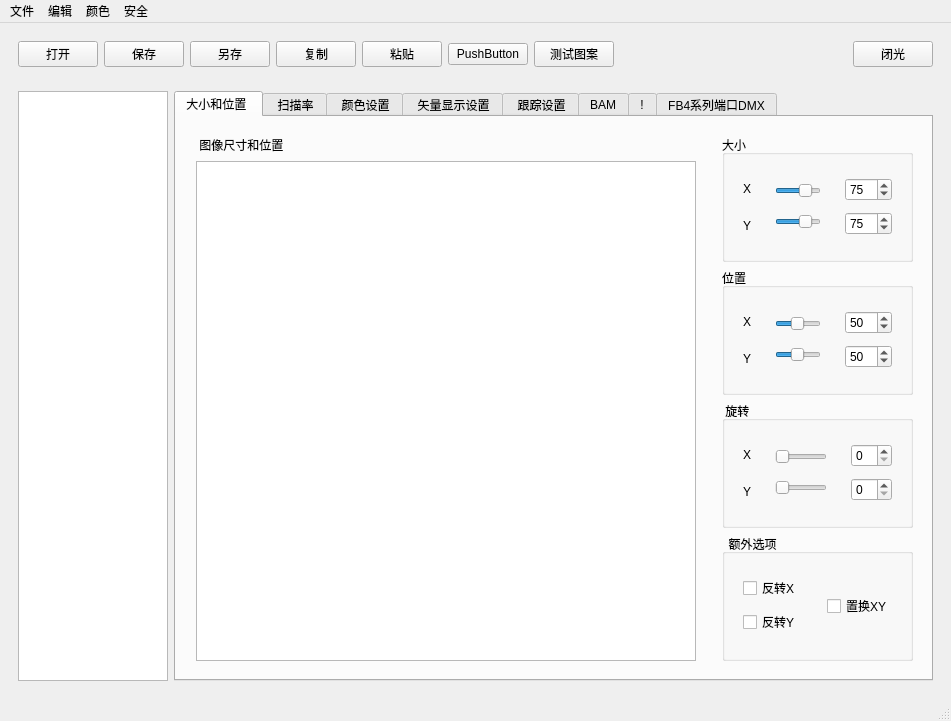
<?xml version="1.0" encoding="UTF-8"?>
<ui version="4.0">
 <class>laser_setting</class>
 <widget class="QMainWindow" name="laser_setting">
  <property name="geometry">
   <rect>
    <x>0</x>
    <y>0</y>
    <width>951</width>
    <height>705</height>
   </rect>
  </property>
  <property name="windowTitle">
   <string>MainWindow</string>
  </property>
  <widget class="QWidget" name="centralwidget">
   <layout class="QVBoxLayout" name="verticalLayout">
    <item>
     <widget class="QWidget" name="widget" native="true">
      <layout class="QHBoxLayout" name="horizontalLayout">
       <item>
        <widget class="QPushButton" name="OpenConfigButton">
         <property name="text">
          <string>打开</string>
         </property>
        </widget>
       </item>
       <item>
        <widget class="QPushButton" name="saveConfigButton">
         <property name="text">
          <string>保存</string>
         </property>
        </widget>
       </item>
       <item>
        <widget class="QPushButton" name="saveAsConfigButton">
         <property name="text">
          <string>另存</string>
         </property>
        </widget>
       </item>
       <item>
        <widget class="QPushButton" name="pushButton_4">
         <property name="text">
          <string>复制</string>
         </property>
        </widget>
       </item>
       <item>
        <widget class="QPushButton" name="pushButton_5">
         <property name="text">
          <string>粘贴</string>
         </property>
        </widget>
       </item>
       <item>
        <widget class="QPushButton" name="pushButton_6">
         <property name="text">
          <string>PushButton</string>
         </property>
        </widget>
       </item>
       <item>
        <widget class="QPushButton" name="pushButton_7">
         <property name="text">
          <string>测试图案</string>
         </property>
        </widget>
       </item>
       <item>
        <spacer name="horizontalSpacer">
         <property name="orientation">
          <enum>Qt::Horizontal</enum>
         </property>
         <property name="sizeHint" stdset="0">
          <size>
           <width>40</width>
           <height>20</height>
          </size>
         </property>
        </spacer>
       </item>
       <item>
        <widget class="QPushButton" name="pushButton_8">
         <property name="text">
          <string>闭光</string>
         </property>
        </widget>
       </item>
      </layout>
     </widget>
    </item>
    <item>
     <widget class="QWidget" name="widget_2" native="true">
      <layout class="QHBoxLayout" name="horizontalLayout_2">
       <item>
        <widget class="QTableView" name="tableView">
         <property name="minimumSize">
          <size>
           <width>150</width>
           <height>0</height>
          </size>
         </property>
         <property name="maximumSize">
          <size>
           <width>150</width>
           <height>16777215</height>
          </size>
         </property>
        </widget>
       </item>
       <item>
        <widget class="QTabWidget" name="tabWidget">
         <property name="currentIndex">
          <number>0</number>
         </property>
         <widget class="QWidget" name="tab">
          <attribute name="title">
           <string>大小和位置 </string>
          </attribute>
          <layout class="QHBoxLayout" name="horizontalLayout_3">
           <item>
            <spacer name="horizontalSpacer_2">
             <property name="orientation">
              <enum>Qt::Horizontal</enum>
             </property>
             <property name="sizeHint" stdset="0">
              <size>
               <width>40</width>
               <height>20</height>
              </size>
             </property>
            </spacer>
           </item>
           <item>
            <widget class="QWidget" name="view_widget" native="true">
             <property name="sizePolicy">
              <sizepolicy hsizetype="Expanding" vsizetype="Expanding">
               <horstretch>0</horstretch>
               <verstretch>0</verstretch>
              </sizepolicy>
             </property>
             <property name="minimumSize">
              <size>
               <width>0</width>
               <height>0</height>
              </size>
             </property>
             <layout class="QVBoxLayout" name="verticalLayout_13">
              <item>
               <widget class="QLabel" name="label_7">
                <property name="maximumSize">
                 <size>
                  <width>16777215</width>
                  <height>20</height>
                 </size>
                </property>
                <property name="text">
                 <string> 图像尺寸和位置</string>
                </property>
               </widget>
              </item>
              <item>
               <widget class="MyGraphicsView" name="view_size">
                <property name="sizePolicy">
                 <sizepolicy hsizetype="Fixed" vsizetype="Fixed">
                  <horstretch>0</horstretch>
                  <verstretch>0</verstretch>
                 </sizepolicy>
                </property>
                <property name="minimumSize">
                 <size>
                  <width>500</width>
                  <height>500</height>
                 </size>
                </property>
                <property name="maximumSize">
                 <size>
                  <width>500</width>
                  <height>500</height>
                 </size>
                </property>
               </widget>
              </item>
             </layout>
            </widget>
           </item>
           <item>
            <spacer name="horizontalSpacer_3">
             <property name="orientation">
              <enum>Qt::Horizontal</enum>
             </property>
             <property name="sizeHint" stdset="0">
              <size>
               <width>40</width>
               <height>20</height>
              </size>
             </property>
            </spacer>
           </item>
           <item>
            <widget class="QWidget" name="widget_3" native="true">
             <property name="maximumSize">
              <size>
               <width>250</width>
               <height>16777215</height>
              </size>
             </property>
             <layout class="QVBoxLayout" name="verticalLayout_2">
              <item>
               <widget class="QGroupBox" name="groupBox">
                <property name="title">
                 <string>大小</string>
                </property>
                <layout class="QHBoxLayout" name="horizontalLayout_4">
                 <item>
                  <widget class="QWidget" name="widget_6" native="true">
                   <layout class="QVBoxLayout" name="verticalLayout_5">
                    <item>
                     <widget class="QLabel" name="label">
                      <property name="text">
                       <string>X</string>
                      </property>
                     </widget>
                    </item>
                    <item>
                     <widget class="QLabel" name="label_2">
                      <property name="text">
                       <string>Y</string>
                      </property>
                     </widget>
                    </item>
                   </layout>
                  </widget>
                 </item>
                 <item>
                  <widget class="QWidget" name="widget_4" native="true">
                   <layout class="QVBoxLayout" name="verticalLayout_3">
                    <item>
                     <widget class="QSlider" name="xsize_Slider">
                      <property name="minimum">
                       <number>1</number>
                      </property>
                      <property name="maximum">
                       <number>100</number>
                      </property>
                      <property name="sliderPosition">
                       <number>75</number>
                      </property>
                      <property name="orientation">
                       <enum>Qt::Horizontal</enum>
                      </property>
                     </widget>
                    </item>
                    <item>
                     <widget class="QSlider" name="ysize_Slider">
                      <property name="minimum">
                       <number>1</number>
                      </property>
                      <property name="maximum">
                       <number>100</number>
                      </property>
                      <property name="sliderPosition">
                       <number>75</number>
                      </property>
                      <property name="orientation">
                       <enum>Qt::Horizontal</enum>
                      </property>
                     </widget>
                    </item>
                   </layout>
                  </widget>
                 </item>
                 <item>
                  <widget class="QWidget" name="widget_5" native="true">
                   <layout class="QVBoxLayout" name="verticalLayout_4">
                    <item>
                     <widget class="QSpinBox" name="xspinBox">
                      <property name="minimum">
                       <number>1</number>
                      </property>
                      <property name="maximum">
                       <number>100</number>
                      </property>
                      <property name="value">
                       <number>75</number>
                      </property>
                     </widget>
                    </item>
                    <item>
                     <widget class="QSpinBox" name="yspinBox">
                      <property name="minimum">
                       <number>1</number>
                      </property>
                      <property name="maximum">
                       <number>100</number>
                      </property>
                      <property name="value">
                       <number>75</number>
                      </property>
                     </widget>
                    </item>
                   </layout>
                  </widget>
                 </item>
                </layout>
               </widget>
              </item>
              <item>
               <widget class="QGroupBox" name="groupBox_3">
                <property name="title">
                 <string>位置</string>
                </property>
                <layout class="QHBoxLayout" name="horizontalLayout_5">
                 <item>
                  <widget class="QWidget" name="widget_7" native="true">
                   <layout class="QVBoxLayout" name="verticalLayout_6">
                    <item>
                     <widget class="QLabel" name="label_3">
                      <property name="text">
                       <string>X</string>
                      </property>
                     </widget>
                    </item>
                    <item>
                     <widget class="QLabel" name="label_4">
                      <property name="text">
                       <string>Y</string>
                      </property>
                     </widget>
                    </item>
                   </layout>
                  </widget>
                 </item>
                 <item>
                  <widget class="QWidget" name="widget_8" native="true">
                   <layout class="QVBoxLayout" name="verticalLayout_7">
                    <item>
                     <widget class="QSlider" name="xposition_Slider">
                      <property name="minimum">
                       <number>1</number>
                      </property>
                      <property name="maximum">
                       <number>100</number>
                      </property>
                      <property name="sliderPosition">
                       <number>50</number>
                      </property>
                      <property name="orientation">
                       <enum>Qt::Horizontal</enum>
                      </property>
                     </widget>
                    </item>
                    <item>
                     <widget class="QSlider" name="yposition_Slider">
                      <property name="minimum">
                       <number>1</number>
                      </property>
                      <property name="maximum">
                       <number>100</number>
                      </property>
                      <property name="sliderPosition">
                       <number>50</number>
                      </property>
                      <property name="orientation">
                       <enum>Qt::Horizontal</enum>
                      </property>
                     </widget>
                    </item>
                   </layout>
                  </widget>
                 </item>
                 <item>
                  <widget class="QWidget" name="widget_9" native="true">
                   <layout class="QVBoxLayout" name="verticalLayout_8">
                    <item>
                     <widget class="QSpinBox" name="xp_spinBox">
                      <property name="minimum">
                       <number>1</number>
                      </property>
                      <property name="maximum">
                       <number>100</number>
                      </property>
                      <property name="value">
                       <number>50</number>
                      </property>
                     </widget>
                    </item>
                    <item>
                     <widget class="QSpinBox" name="yp_spinBox">
                      <property name="minimum">
                       <number>1</number>
                      </property>
                      <property name="maximum">
                       <number>100</number>
                      </property>
                      <property name="value">
                       <number>50</number>
                      </property>
                     </widget>
                    </item>
                   </layout>
                  </widget>
                 </item>
                </layout>
               </widget>
              </item>
              <item>
               <widget class="QGroupBox" name="groupBox_4">
                <property name="title">
                 <string> 旋转</string>
                </property>
                <layout class="QHBoxLayout" name="horizontalLayout_6">
                 <item>
                  <widget class="QWidget" name="widget_10" native="true">
                   <layout class="QVBoxLayout" name="verticalLayout_9">
                    <item>
                     <widget class="QLabel" name="label_5">
                      <property name="text">
                       <string>X</string>
                      </property>
                     </widget>
                    </item>
                    <item>
                     <widget class="QLabel" name="label_6">
                      <property name="text">
                       <string>Y</string>
                      </property>
                     </widget>
                    </item>
                   </layout>
                  </widget>
                 </item>
                 <item>
                  <widget class="QWidget" name="widget_11" native="true">
                   <layout class="QVBoxLayout" name="verticalLayout_10">
                    <item>
                     <widget class="QSlider" name="xrotate_lSlider">
                      <property name="minimum">
                       <number>1</number>
                      </property>
                      <property name="maximum">
                       <number>360</number>
                      </property>
                      <property name="orientation">
                       <enum>Qt::Horizontal</enum>
                      </property>
                     </widget>
                    </item>
                    <item>
                     <widget class="QSlider" name="yrotate_Slider">
                      <property name="minimum">
                       <number>1</number>
                      </property>
                      <property name="maximum">
                       <number>360</number>
                      </property>
                      <property name="orientation">
                       <enum>Qt::Horizontal</enum>
                      </property>
                     </widget>
                    </item>
                   </layout>
                  </widget>
                 </item>
                 <item>
                  <widget class="QWidget" name="widget_12" native="true">
                   <layout class="QVBoxLayout" name="verticalLayout_11">
                    <item>
                     <widget class="QSpinBox" name="xr_spinBox"/>
                    </item>
                    <item>
                     <widget class="QSpinBox" name="yr_spinBox"/>
                    </item>
                   </layout>
                  </widget>
                 </item>
                </layout>
               </widget>
              </item>
              <item>
               <widget class="QGroupBox" name="groupBox_5">
                <property name="title">
                 <string>  额外选项</string>
                </property>
                <layout class="QHBoxLayout" name="horizontalLayout_7">
                 <item>
                  <widget class="QWidget" name="widget_13" native="true">
                   <layout class="QVBoxLayout" name="verticalLayout_12">
                    <item>
                     <widget class="QCheckBox" name="xreverse_checkBox">
                      <property name="text">
                       <string>反转X</string>
                      </property>
                     </widget>
                    </item>
                    <item>
                     <widget class="QCheckBox" name="yreverse_checkBox">
                      <property name="text">
                       <string>反转Y</string>
                      </property>
                     </widget>
                    </item>
                   </layout>
                  </widget>
                 </item>
                 <item>
                  <widget class="QWidget" name="widget_14" native="true">
                   <layout class="QVBoxLayout" name="verticalLayout_14">
                    <item>
                     <widget class="QCheckBox" name="swap_checkBox">
                      <property name="text">
                       <string>置换XY</string>
                      </property>
                     </widget>
                    </item>
                   </layout>
                  </widget>
                 </item>
                </layout>
               </widget>
              </item>
             </layout>
            </widget>
           </item>
          </layout>
         </widget>
         <widget class="QWidget" name="tab_2">
          <attribute name="title">
           <string> 扫描率</string>
          </attribute>
          <layout class="QVBoxLayout" name="verticalLayout_28">
           <item>
            <widget class="QLabel" name="label_14">
             <property name="text">
              <string>采样率和颜色变换</string>
             </property>
            </widget>
           </item>
           <item>
            <widget class="QLabel" name="label_13">
             <property name="text">
              <string>   默认采样率（PPS）</string>
             </property>
            </widget>
           </item>
           <item>
            <widget class="QWidget" name="widget_30" native="true">
             <layout class="QHBoxLayout" name="horizontalLayout_10">
              <item>
               <widget class="QSlider" name="horizontalSlider">
                <property name="minimum">
                 <number>6000</number>
                </property>
                <property name="maximum">
                 <number>120000</number>
                </property>
                <property name="orientation">
                 <enum>Qt::Horizontal</enum>
                </property>
               </widget>
              </item>
              <item>
               <widget class="QSpinBox" name="spinBox_3">
                <property name="minimum">
                 <number>6000</number>
                </property>
                <property name="maximum">
                 <number>120000</number>
                </property>
               </widget>
              </item>
             </layout>
            </widget>
           </item>
           <item>
            <widget class="QLabel" name="label_16">
             <property name="text">
              <string>使用效果可用的采样率范围</string>
             </property>
            </widget>
           </item>
           <item>
            <widget class="QWidget" name="widget_33" native="true">
             <layout class="QHBoxLayout" name="horizontalLayout_17">
              <item>
               <widget class="QLabel" name="label_15">
                <property name="text">
                 <string>  最小值</string>
                </property>
               </widget>
              </item>
              <item>
               <widget class="QLabel" name="label_12">
                <property name="text">
                 <string>最大值</string>
                </property>
               </widget>
              </item>
             </layout>
            </widget>
           </item>
           <item>
            <widget class="QWidget" name="widget_29" native="true">
             <layout class="QHBoxLayout" name="horizontalLayout_9">
              <item>
               <widget class="QSlider" name="horizontalSlider_3">
                <property name="minimum">
                 <number>6000</number>
                </property>
                <property name="maximum">
                 <number>20000</number>
                </property>
                <property name="orientation">
                 <enum>Qt::Horizontal</enum>
                </property>
               </widget>
              </item>
              <item>
               <widget class="QSpinBox" name="spinBox">
                <property name="minimum">
                 <number>6000</number>
                </property>
                <property name="maximum">
                 <number>20000</number>
                </property>
               </widget>
              </item>
              <item>
               <widget class="QSlider" name="horizontalSlider_2">
                <property name="minimum">
                 <number>15000</number>
                </property>
                <property name="maximum">
                 <number>120000</number>
                </property>
                <property name="orientation">
                 <enum>Qt::Horizontal</enum>
                </property>
               </widget>
              </item>
              <item>
               <widget class="QSpinBox" name="spinBox_2">
                <property name="minimum">
                 <number>15000</number>
                </property>
                <property name="maximum">
                 <number>120000</number>
                </property>
               </widget>
              </item>
             </layout>
            </widget>
           </item>
           <item>
            <widget class="QLabel" name="label_11">
             <property name="text">
              <string>颜色/  闭光转换（点）</string>
             </property>
            </widget>
           </item>
           <item>
            <widget class="QWidget" name="widget_31" native="true">
             <layout class="QHBoxLayout" name="horizontalLayout_15">
              <item>
               <widget class="QSlider" name="horizontalSlider_4">
                <property name="maximum">
                 <number>16</number>
                </property>
                <property name="orientation">
                 <enum>Qt::Horizontal</enum>
                </property>
               </widget>
              </item>
              <item>
               <widget class="QSpinBox" name="spinBox_4">
                <property name="maximum">
                 <number>16</number>
                </property>
               </widget>
              </item>
             </layout>
            </widget>
           </item>
           <item>
            <widget class="QLabel" name="label_10">
             <property name="text">
              <string> 最少 点数</string>
             </property>
            </widget>
           </item>
           <item>
            <widget class="QWidget" name="widget_32" native="true">
             <layout class="QHBoxLayout" name="horizontalLayout_16">
              <item>
               <widget class="QSlider" name="horizontalSlider_5">
                <property name="minimum">
                 <number>100</number>
                </property>
                <property name="maximum">
                 <number>1000</number>
                </property>
                <property name="orientation">
                 <enum>Qt::Horizontal</enum>
                </property>
               </widget>
              </item>
              <item>
               <widget class="QSpinBox" name="spinBox_5">
                <property name="minimum">
                 <number>100</number>
                </property>
                <property name="maximum">
                 <number>1000</number>
                </property>
               </widget>
              </item>
             </layout>
            </widget>
           </item>
           <item>
            <widget class="QCheckBox" name="checkBox">
             <property name="text">
              <string>  广角补偿</string>
             </property>
            </widget>
           </item>
          </layout>
         </widget>
         <widget class="QWidget" name="tab_3">
          <attribute name="title">
           <string> 颜色设置</string>
          </attribute>
          <layout class="QVBoxLayout" name="verticalLayout_15">
           <item>
            <widget class="QComboBox" name="comboBox">
             <item>
              <property name="text">
               <string>Single laser</string>
              </property>
             </item>
             <item>
              <property name="text">
               <string>3lasers(RGB)</string>
              </property>
             </item>
             <item>
              <property name="text">
               <string>3lasers(RGV)</string>
              </property>
             </item>
             <item>
              <property name="text">
               <string>2lasers(RG)</string>
              </property>
             </item>
             <item>
              <property name="text">
               <string>2lasers(RB)</string>
              </property>
             </item>
             <item>
              <property name="text">
               <string>2lasers(GB)</string>
              </property>
             </item>
            </widget>
           </item>
           <item>
            <widget class="QWidget" name="widget_17" native="true">
             <layout class="QHBoxLayout" name="horizontalLayout_8">
              <item>
               <widget class="QPushButton" name="TTL_pushButton">
                <property name="styleSheet">
                 <string notr="true">QPushButton:checked
{
	border-image: url(./image/TTL_down)
}</string>
                </property>
                <property name="text">
                 <string>TTL</string>
                </property>
                <property name="checkable">
                 <bool>true</bool>
                </property>
                <property name="checked">
                 <bool>true</bool>
                </property>
                <property name="autoExclusive">
                 <bool>true</bool>
                </property>
               </widget>
              </item>
              <item>
               <widget class="QPushButton" name="linearRes_pushButton">
                <property name="text">
                 <string>Analog with linear response</string>
                </property>
               </widget>
              </item>
              <item>
               <widget class="QPushButton" name="logRes_pushButton">
                <property name="text">
                 <string>Analog with log response</string>
                </property>
               </widget>
              </item>
             </layout>
            </widget>
           </item>
           <item>
            <widget class="QGroupBox" name="groupBox_6">
             <property name="title">
              <string>GroupBox</string>
             </property>
             <layout class="QVBoxLayout" name="verticalLayout_16">
              <item>
               <widget class="QStackedWidget" name="colorGradeStackedWidget">
                <property name="currentIndex">
                 <number>0</number>
                </property>
                <widget class="QWidget" name="page_2">
                 <layout class="QVBoxLayout" name="verticalLayout_18">
                  <item>
                   <widget class="QWidget" name="widget_18" native="true">
                    <layout class="QHBoxLayout" name="horizontalLayout_11">
                     <item>
                      <widget class="QWidget" name="widget_15" native="true">
                       <layout class="QVBoxLayout" name="verticalLayout_17">
                        <item>
                         <widget class="QLabel" name="redMinU_label">
                          <property name="text">
                           <string> 最小电压-红光通道（%）</string>
                          </property>
                          <property name="buddy">
                           <cstring>redMinU_horizontalSlider</cstring>
                          </property>
                         </widget>
                        </item>
                        <item>
                         <widget class="QSlider" name="redMinU_horizontalSlider">
                          <property name="maximum">
                           <number>90</number>
                          </property>
                          <property name="orientation">
                           <enum>Qt::Horizontal</enum>
                          </property>
                         </widget>
                        </item>
                       </layout>
                      </widget>
                     </item>
                     <item>
                      <widget class="QSpinBox" name="redMinU_spinBox">
                       <property name="maximum">
                        <number>90</number>
                       </property>
                      </widget>
                     </item>
                     <item>
                      <widget class="QWidget" name="widget_16" native="true">
                       <layout class="QVBoxLayout" name="verticalLayout_19">
                        <item>
                         <widget class="QLabel" name="redMaxU_label">
                          <property name="text">
                           <string>最大电压-红光通道（%）</string>
                          </property>
                          <property name="buddy">
                           <cstring>redMaxU_horizontalSlider</cstring>
                          </property>
                         </widget>
                        </item>
                        <item>
                         <widget class="QSlider" name="redMaxU_horizontalSlider">
                          <property name="minimum">
                           <number>10</number>
                          </property>
                          <property name="maximum">
                           <number>100</number>
                          </property>
                          <property name="orientation">
                           <enum>Qt::Horizontal</enum>
                          </property>
                         </widget>
                        </item>
                       </layout>
                      </widget>
                     </item>
                     <item>
                      <widget class="QSpinBox" name="redMaxU_spinBox">
                       <property name="minimum">
                        <number>10</number>
                       </property>
                       <property name="maximum">
                        <number>100</number>
                       </property>
                      </widget>
                     </item>
                    </layout>
                   </widget>
                  </item>
                  <item>
                   <widget class="QWidget" name="widget_20" native="true">
                    <layout class="QHBoxLayout" name="horizontalLayout_12">
                     <item>
                      <widget class="QWidget" name="widget_21" native="true">
                       <layout class="QVBoxLayout" name="verticalLayout_20">
                        <item>
                         <widget class="QLabel" name="greenMinU_label">
                          <property name="text">
                           <string>最小电压-绿光通道（%）</string>
                          </property>
                          <property name="buddy">
                           <cstring>greenMinU_horizontalSlider</cstring>
                          </property>
                         </widget>
                        </item>
                        <item>
                         <widget class="QSlider" name="greenMinU_horizontalSlider">
                          <property name="maximum">
                           <number>90</number>
                          </property>
                          <property name="orientation">
                           <enum>Qt::Horizontal</enum>
                          </property>
                         </widget>
                        </item>
                       </layout>
                      </widget>
                     </item>
                     <item>
                      <widget class="QSpinBox" name="greenMinU_spinBox">
                       <property name="maximum">
                        <number>90</number>
                       </property>
                      </widget>
                     </item>
                     <item>
                      <widget class="QWidget" name="widget_22" native="true">
                       <layout class="QVBoxLayout" name="verticalLayout_21">
                        <item>
                         <widget class="QLabel" name="greenMaxU_label">
                          <property name="text">
                           <string>最大电压-绿光通道（%）</string>
                          </property>
                          <property name="buddy">
                           <cstring>greenMaxU_horizontalSlider</cstring>
                          </property>
                         </widget>
                        </item>
                        <item>
                         <widget class="QSlider" name="greenMaxU_horizontalSlider">
                          <property name="minimum">
                           <number>10</number>
                          </property>
                          <property name="maximum">
                           <number>100</number>
                          </property>
                          <property name="orientation">
                           <enum>Qt::Horizontal</enum>
                          </property>
                         </widget>
                        </item>
                       </layout>
                      </widget>
                     </item>
                     <item>
                      <widget class="QSpinBox" name="greenMaxU_spinBox">
                       <property name="minimum">
                        <number>10</number>
                       </property>
                       <property name="maximum">
                        <number>100</number>
                       </property>
                      </widget>
                     </item>
                    </layout>
                   </widget>
                  </item>
                  <item>
                   <widget class="QWidget" name="widget_19" native="true">
                    <layout class="QHBoxLayout" name="horizontalLayout_13">
                     <item>
                      <widget class="QWidget" name="widget_23" native="true">
                       <layout class="QVBoxLayout" name="verticalLayout_22">
                        <item>
                         <widget class="QLabel" name="blueMinU_label">
                          <property name="text">
                           <string>最小电压- 蓝光通道（%）</string>
                          </property>
                          <property name="buddy">
                           <cstring>blueMinU_horizontalSlider</cstring>
                          </property>
                         </widget>
                        </item>
                        <item>
                         <widget class="QSlider" name="blueMinU_horizontalSlider">
                          <property name="maximum">
                           <number>90</number>
                          </property>
                          <property name="orientation">
                           <enum>Qt::Horizontal</enum>
                          </property>
                         </widget>
                        </item>
                       </layout>
                      </widget>
                     </item>
                     <item>
                      <widget class="QSpinBox" name="blueMinU_spinBox">
                       <property name="maximum">
                        <number>90</number>
                       </property>
                      </widget>
                     </item>
                     <item>
                      <widget class="QWidget" name="widget_24" native="true">
                       <layout class="QVBoxLayout" name="verticalLayout_23">
                        <item>
                         <widget class="QLabel" name="blueMaxU_label">
                          <property name="text">
                           <string>最大电压- 蓝光通道（%）</string>
                          </property>
                          <property name="buddy">
                           <cstring>blueMaxU_horizontalSlider</cstring>
                          </property>
                         </widget>
                        </item>
                        <item>
                         <widget class="QSlider" name="blueMaxU_horizontalSlider">
                          <property name="minimum">
                           <number>10</number>
                          </property>
                          <property name="maximum">
                           <number>100</number>
                          </property>
                          <property name="orientation">
                           <enum>Qt::Horizontal</enum>
                          </property>
                         </widget>
                        </item>
                       </layout>
                      </widget>
                     </item>
                     <item>
                      <widget class="QSpinBox" name="blueMaxU_spinBox">
                       <property name="minimum">
                        <number>10</number>
                       </property>
                       <property name="maximum">
                        <number>100</number>
                       </property>
                      </widget>
                     </item>
                    </layout>
                   </widget>
                  </item>
                 </layout>
                </widget>
                <widget class="QWidget" name="page_3">
                 <layout class="QHBoxLayout" name="horizontalLayout_14">
                  <item>
                   <widget class="QWidget" name="widget_25" native="true">
                    <layout class="QVBoxLayout" name="verticalLayout_24">
                     <item>
                      <widget class="QLabel" name="label_8">
                       <property name="text">
                        <string> 最小电压（%）</string>
                       </property>
                      </widget>
                     </item>
                     <item>
                      <widget class="QSlider" name="singleMinU_horizontalSlider">
                       <property name="maximum">
                        <number>90</number>
                       </property>
                       <property name="orientation">
                        <enum>Qt::Horizontal</enum>
                       </property>
                      </widget>
                     </item>
                     <item>
                      <spacer name="verticalSpacer_5">
                       <property name="orientation">
                        <enum>Qt::Vertical</enum>
                       </property>
                       <property name="sizeHint" stdset="0">
                        <size>
                         <width>20</width>
                         <height>40</height>
                        </size>
                       </property>
                      </spacer>
                     </item>
                    </layout>
                   </widget>
                  </item>
                  <item>
                   <widget class="QWidget" name="widget_26" native="true">
                    <layout class="QVBoxLayout" name="verticalLayout_25">
                     <item>
                      <widget class="QSpinBox" name="singleMinU_spinBox">
                       <property name="maximum">
                        <number>90</number>
                       </property>
                      </widget>
                     </item>
                     <item>
                      <spacer name="verticalSpacer_2">
                       <property name="orientation">
                        <enum>Qt::Vertical</enum>
                       </property>
                       <property name="sizeHint" stdset="0">
                        <size>
                         <width>20</width>
                         <height>40</height>
                        </size>
                       </property>
                      </spacer>
                     </item>
                    </layout>
                   </widget>
                  </item>
                  <item>
                   <widget class="QWidget" name="widget_27" native="true">
                    <layout class="QVBoxLayout" name="verticalLayout_26">
                     <item>
                      <widget class="QLabel" name="label_9">
                       <property name="text">
                        <string>最大电压（%）</string>
                       </property>
                      </widget>
                     </item>
                     <item>
                      <widget class="QSlider" name="singleMaxU_horizontalSlider">
                       <property name="minimum">
                        <number>10</number>
                       </property>
                       <property name="orientation">
                        <enum>Qt::Horizontal</enum>
                       </property>
                      </widget>
                     </item>
                     <item>
                      <spacer name="verticalSpacer_3">
                       <property name="orientation">
                        <enum>Qt::Vertical</enum>
                       </property>
                       <property name="sizeHint" stdset="0">
                        <size>
                         <width>20</width>
                         <height>40</height>
                        </size>
                       </property>
                      </spacer>
                     </item>
                    </layout>
                   </widget>
                  </item>
                  <item>
                   <widget class="QWidget" name="widget_28" native="true">
                    <layout class="QVBoxLayout" name="verticalLayout_27">
                     <item>
                      <widget class="QSpinBox" name="singleMaxU_spinBox">
                       <property name="minimum">
                        <number>10</number>
                       </property>
                       <property name="maximum">
                        <number>100</number>
                       </property>
                      </widget>
                     </item>
                     <item>
                      <spacer name="verticalSpacer_4">
                       <property name="orientation">
                        <enum>Qt::Vertical</enum>
                       </property>
                       <property name="sizeHint" stdset="0">
                        <size>
                         <width>20</width>
                         <height>40</height>
                        </size>
                       </property>
                      </spacer>
                     </item>
                    </layout>
                   </widget>
                  </item>
                 </layout>
                </widget>
                <widget class="QWidget" name="page"/>
               </widget>
              </item>
             </layout>
            </widget>
           </item>
           <item>
            <spacer name="verticalSpacer">
             <property name="orientation">
              <enum>Qt::Vertical</enum>
             </property>
             <property name="sizeHint" stdset="0">
              <size>
               <width>20</width>
               <height>40</height>
              </size>
             </property>
            </spacer>
           </item>
          </layout>
         </widget>
         <widget class="QWidget" name="tab_4">
          <attribute name="title">
           <string> 矢量显示设置</string>
          </attribute>
         </widget>
         <widget class="QWidget" name="tab_5">
          <attribute name="title">
           <string> 跟踪设置</string>
          </attribute>
         </widget>
         <widget class="QWidget" name="tab_6">
          <attribute name="title">
           <string>BAM</string>
          </attribute>
         </widget>
         <widget class="QWidget" name="tab_7">
          <attribute name="title">
           <string>!</string>
          </attribute>
         </widget>
         <widget class="QWidget" name="tab_8">
          <attribute name="title">
           <string>FB4系列端口DMX</string>
          </attribute>
         </widget>
        </widget>
       </item>
      </layout>
     </widget>
    </item>
   </layout>
  </widget>
  <widget class="QMenuBar" name="menubar">
   <property name="geometry">
    <rect>
     <x>0</x>
     <y>0</y>
     <width>951</width>
     <height>23</height>
    </rect>
   </property>
   <widget class="QMenu" name="menu">
    <property name="title">
     <string>文件</string>
    </property>
    <addaction name="actionopensettins"/>
    <addaction name="actionsavesettings"/>
   </widget>
   <widget class="QMenu" name="menu_2">
    <property name="title">
     <string>编辑</string>
    </property>
   </widget>
   <widget class="QMenu" name="menu_3">
    <property name="title">
     <string>颜色</string>
    </property>
   </widget>
   <widget class="QMenu" name="menu_4">
    <property name="title">
     <string>安全</string>
    </property>
   </widget>
   <addaction name="menu"/>
   <addaction name="menu_2"/>
   <addaction name="menu_3"/>
   <addaction name="menu_4"/>
  </widget>
  <widget class="QStatusBar" name="statusbar"/>
  <action name="actionopensettins">
   <property name="text">
    <string>打开</string>
   </property>
  </action>
  <action name="actionsavesettings">
   <property name="text">
    <string>保存</string>
   </property>
  </action>
 </widget>
 <customwidgets>
  <customwidget>
   <class>MyGraphicsView</class>
   <extends>QGraphicsView</extends>
   <header location="global">laser_setting.h</header>
  </customwidget>
 </customwidgets>
 <resources/>
 <connections/>
</ui>
